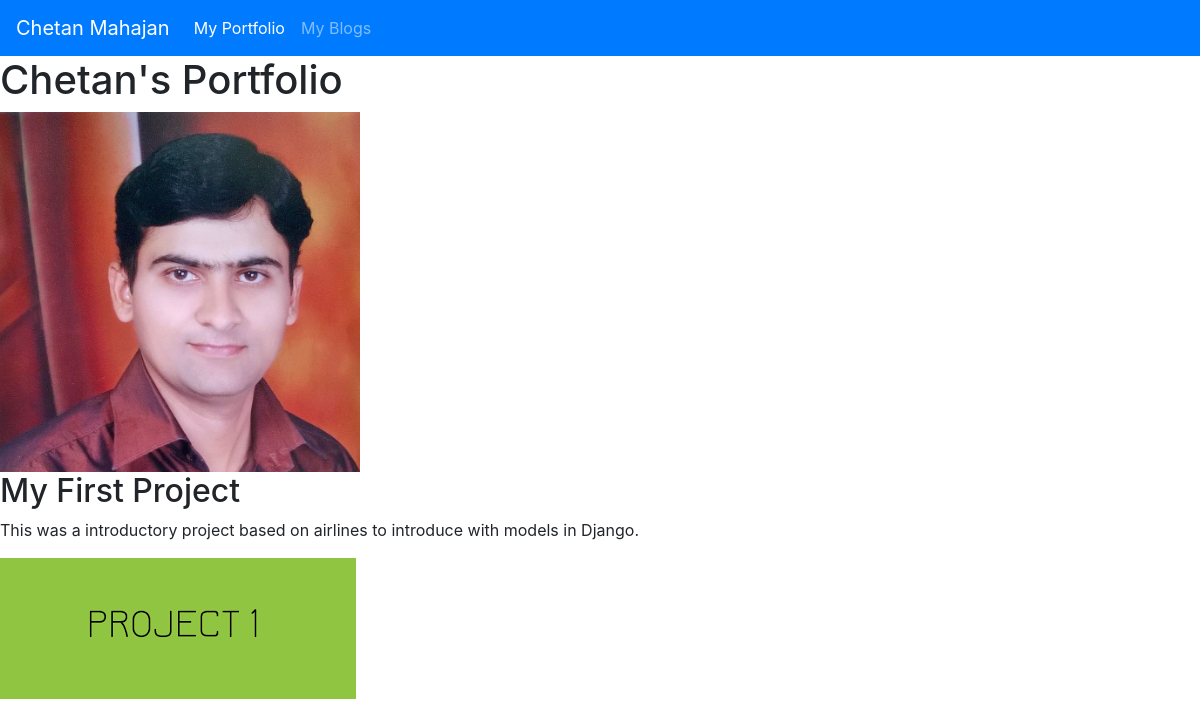
The page / on the database its author committed.
### portfolio/models.py (models this page shows, shortened)
class Project(models.Model):
    title = models.CharField(max_length=100)
    description = models.CharField(max_length=250)
    image = models.ImageField(upload_to='portfolio/images/')
    url = models.URLField(blank=True)

### portfolio/views.py (the view)
# urls.py: path("", views.index, name="index"),
def index(request):
    projects = Project.objects.all()
    return render(request, "portfolio/index.html",{
        'projects':projects
    })

### portfolio/templates/portfolio/index.html (shortened to what this page needs)
{% extends "portfolio/layout.html" %}
{% load static %}
{% block body %}
<h1> Chetan's Portfolio</h1>
<img src="{% static 'portfolio/CBM-Photo.png' %}" width="30%">
{% for project in projects %}
<h2>{{ project.title }}</h2>
<p>{{ project.description }}</p>
<img src="{{ project.image.url }}"><br>
{% endfor %}
{% endblock %}

### rows shown on the page
Project: title "My First Project", description "This was a introductory project based on airlines to introduce with models in Django.", image (picture)
